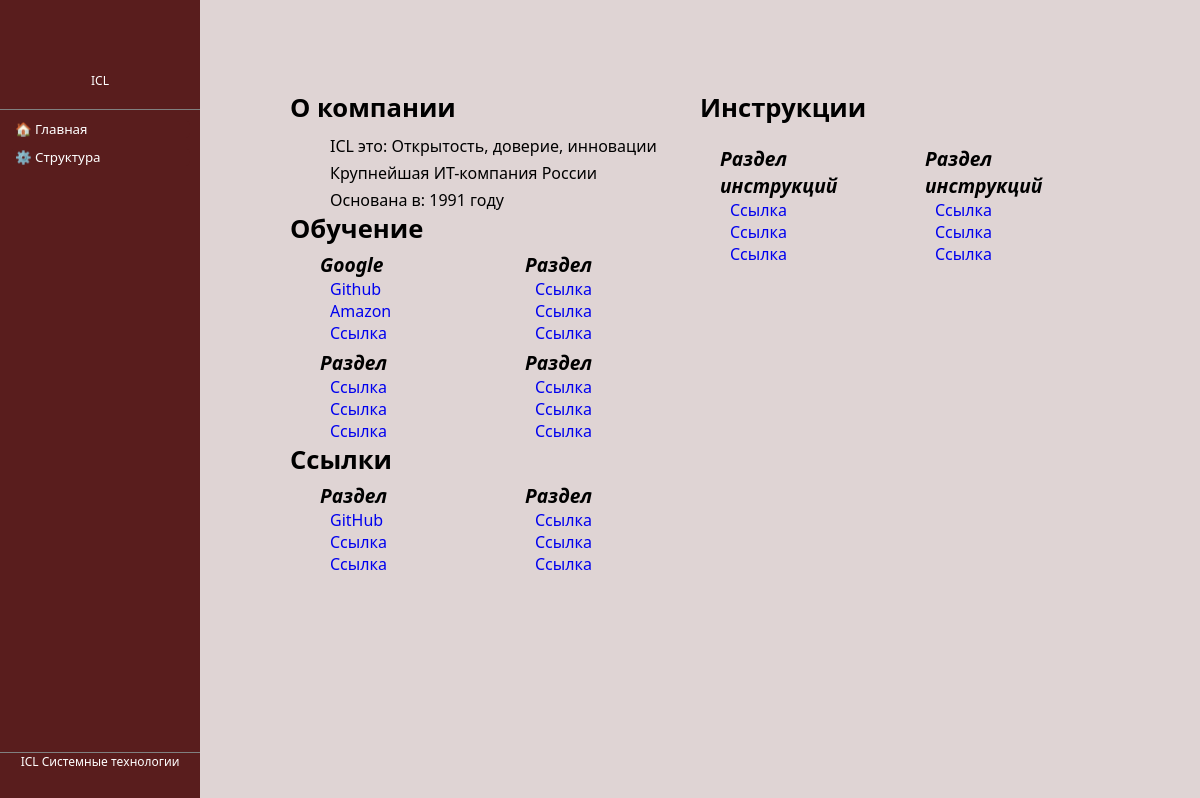
The page / on the database its author committed.
### iclmenu/models.py (models this page shows)
class AboutSection(models.Model):
    cennosti = models.TextField(default="ICL это: Открытость, доверие, инновации")
    structure = models.TextField(default="Крупнейшая ИТ-компания России")
    history = models.TextField(default="Основана в: 1991 году одним из крупнейших производителей вычислительных комплексов (ЭВМ) в СССР Казанским производственным объединением вычислительных систем (КПО ВС) и крупнейшим производителем компьютеров Великобритании International Computers Limited (ICL) было создано советско-британское совместное предприятие «ICL-КПО ВС», зарегистрированное 2 июля 1991 года в Министерстве финансов РСФСР.")

class LearningSection(models.Model):
    title = models.TextField(default="Раздел")
    link_1_href = models.TextField(default="#")
    link_1_view = models.TextField(default="Ссылка")
    link_2_href = models.TextField(default="#")
    link_2_view = models.TextField(default="Ссылка")
    link_3_href = models.TextField(default="#")
    link_3_view = models.TextField(default="Ссылка")

class LinksSection(models.Model):
    title = models.TextField(default="Раздел")
    link_1_href = models.TextField(default="#")
    link_1_view = models.TextField(default="Ссылка")
    link_2_href = models.TextField(default="#")
    link_2_view = models.TextField(default="Ссылка")
    link_3_href = models.TextField(default="#")
    link_3_view = models.TextField(default="Ссылка")

class InstructionsSection(models.Model):
    title = models.TextField(default="Раздел инструкций")
    link_1_href = models.TextField(default="#")
    link_1_view = models.TextField(default="Ссылка")
    link_2_href = models.TextField(default="#")
    link_2_view = models.TextField(default="Ссылка")
    link_3_href = models.TextField(default="#")
    link_3_view = models.TextField(default="Ссылка")

### iclmenu/views.py (the view)
# urls.py: path('', views.index, name='home'),
def index(request):
    abouts = AboutSection.objects.all()
    learnings = LearningSection.objects.all()
    links = LinksSection.objects.all()
    instructions = InstructionsSection.objects.all()
    return render(request, 'iclmenu/index.html',
                  {"abouts": abouts,
                   "learnings": learnings,
                   "links": links,
                   "instructions": instructions})

### iclmenu/templates/iclmenu/index.html (shortened to what this page needs)
{% load static %}
<!DOCTYPE html>
<html lang="en">
<head>
    <link rel="stylesheet" href="{% static 'iclmenu/main.css' %}">
    <link rel="stylesheet" href="{% static 'iclmenu/sidebar.css' %}">
</head>
<body>
    <div class="sidebar">
        <div class="sidebar__top">
            <div class="sidebar__logo-text">ICL</div>
        </div>
        <div class="sidebar__middle">
            <button class="sidebar__main-button">🏠 Главная</button>
            <button class="sidebar__structure-button">⚙️ Структура</button>
        </div>
        <div class="sidebar__bottom">ICL Системные технологии</div>
    </div>
    <div class="main">
        <div class="main__column-1">
            <div  class="category-header">О компании</div>
            <div class="main__about-company">
                {% for about in abouts %}
                    <div href="" class="main__about-company link">
                        {{about.cennosti}}
                    </div>
                    <div href="" class="main__about-company link">
                        {{about.structure}}
                    </div>
                    <div href="" class="main__about-company link">
                        {{about.history}}
                    </div>
                {% endfor %}
            </div>
            <div class="main__lessons">
                <div class="category-header">Обучение</div>
                <div class="main_lessons-content">
                    {% for learning in learnings %}
                        <div class="main_lessons-category flex-col">
                            <div style="font-weight: 600; font-style: italic; font-size:  1.2em;">{{learning.title}}</div>
                            <a href={{learning.link_1_href}} class="main__lessons link">{{learning.link_1_view}}</a>
                            <a href={{learning.link_2_href}} class="main__lessons link">{{learning.link_2_view}}</a>
                            <a href={{learning.link_3_href}} class="main__lessons link">{{learning.link_3_view}}</a>
                        </div>
                    {% endfor %}
                </div>
            </div>
            <div class="main__links">
                <div class="category-header">Ссылки</div>
                <div class="main__links-content">
                    {% for link in links %}
                    <div class="main_links-category flex-col">
                        <div style="font-weight: 600; font-style: italic; font-size:  1.2em;">{{link.title}}</div>
                        <a href={{link.link_1_href}} class="main__lessons link">{{link.link_1_view}}</a>
                        <a href={{link.link_2_href}} class="main__lessons link">{{link.link_2_view}}</a>
                        <a href={{link.link_3_href}} class="main__lessons link">{{link.link_3_view}}</a>
                    </div>
                    {% endfor %}
                </div>
            </div>
        </div>
        <div class="main__column-2">
            <div class="category-header">Инструкции</div>
            <div class="instructions">
                {% for instruction in instructions %}
                <div class="instruction flex-col">
                    <div style="font-weight: 600; font-style: italic; font-size:  1.2em;">{{instruction.title}}</div>
                    <a href={{instruction.link_1_href}} class="link">{{instruction.link_1_view}}</a>
                    <a href={{instruction.link_2_href}} class="link">{{instruction.link_2_view}}</a>
                    <a href={{instruction.link_3_href}} class="link">{{instruction.link_3_view}}</a>
                </div>
                {% endfor %}
            </div>
        </div>
    </div>
</body>
</html>

### iclmenu/static/iclmenu/main.css (style rules this page uses)
* { margin:0; padding:0; box-sizing:border-box; font-family: system-ui, -apple-system, BlinkMacSystemFont, 'Segoe UI', Roboto, Oxygen, Ubuntu, Cantarell, 'Open Sans', 'Helvetica Neue', sans-serif; text-decoration:none; }
:root { --logo-color: white; --icl-color: #591d1d; }
button { border: none; color: white; background-color: var(--icl-color); width: 100%; cursor: pointer; }
body { background-color: #591d1d30; }
.main { position: relative; display: grid; grid-template-columns: 1fr 1fr; padding: 90px; padding-bottom: 0px; top: 0; left: 200px; width: calc(100% - 200px); }
.link { padding-left: 10px; }
.flex-col { display: flex; flex-direction: column; }
.category-header { font-weight: bold; font-size: 1.6em; }
.main_lessons-category, .main_links-category { margin-top: 5px; padding-left: 30px; }
.main__about-company { padding-left: 20px; padding-top: 5px; display: grid; }
.instructions { display: grid; grid-template-columns: 1fr 1fr; }
.instruction { padding: 20px; }

### iclmenu/static/iclmenu/sidebar.css (style rules this page uses)
.sidebar__main-button, .sidebar__structure-button { text-align: left; border-radius: 5px; padding-left: 5px; margin-top: 10px; margin-left: 10px; width: 180px; }
.sidebar__logo-text { text-align: center; font-size: .75em; padding-top: 20px; padding-bottom: 20px; }

### rows shown on the page
AboutSection: cennosti "ICL это: Открытость, доверие, инновации", structure "Крупнейшая ИТ-компания России", history "Основана в: 1991 году"
LearningSection: title "Google", link_1_view "Github", link_2_view "Amazon", link_3_view "Ссылка"
LearningSection: title "Раздел", link_1_view "Ссылка", link_2_view "Ссылка", link_3_view "Ссылка"
LearningSection: title "Раздел", link_1_view "Ссылка", link_2_view "Ссылка", link_3_view "Ссылка"
LearningSection: title "Раздел", link_1_view "Ссылка", link_2_view "Ссылка", link_3_view "Ссылка"
LinksSection: title "Раздел", link_1_view "GitHub", link_2_view "Ссылка", link_3_view "Ссылка"
LinksSection: title "Раздел", link_1_view "Ссылка", link_2_view "Ссылка", link_3_view "Ссылка"
InstructionsSection: title "Раздел инструкций", link_1_view "Ссылка", link_2_view "Ссылка", link_3_view "Ссылка"
InstructionsSection: title "Раздел инструкций", link_1_view "Ссылка", link_2_view "Ссылка", link_3_view "Ссылка"
